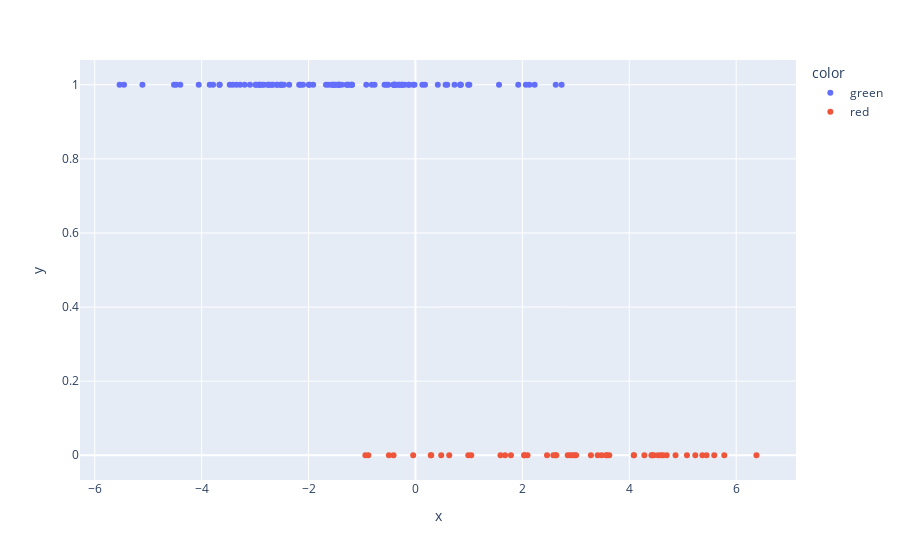

Notebook cell for this chart:
### Code cell
px.scatter(x=x, y=y, color=list(map(set_color, y)))

### Figure 1 — Plotly figure (JSON) as saved in the notebook; plotly's stock layout.template omitted (floating-point values rounded to 4 significant figures)
{"data": [{"hovertemplate": "color=green<br>x=%{x}<br>y=%{y}<extra></extra>", "legendgroup": "green", "marker": {"color": "#636efa", "symbol": "circle"}, "mode": "markers", "name": "green", "orientation": "v", "showlegend": true, "type": "scatter", "x": [-1.204, -0.3658, 0.1786, -4.054, -1.513, -0.9197, -0.5783, -2.591, -0.2522, -2.901, -3.474, -1.29, -3.096, -2.175, -1.445, -0.3972, -2.926, -5.107, -3.28, -1.913, -1.424, -1.674, -0.1997, 0.1295, -1.529, -1.189, -1.435, -5.535, -2.689, 2.132, 0.5938, -0.7653, -1.428, -1.377, -0.3065, -0.3909, -2.522, -2.151, 2.23, -1.995, -2.991, -0.5085, -2.745, -2.52, -1.632, -3.848, -3.416, 2.734, -1.485, -1.185, -1.547, 0.7313, -5.451, -0.5426, -4.516, -3.195, -2.836, -3.348, -0.3839, -0.238, -2.588, 0.4183, -2.768, -0.1245, -0.2624, -3.663, -2.921, 2.624, 1.563, 0.8374, -0.04356, -3.665, -0.01759, -1.984, -2.86, -4.399, -2.104, -1.577, 0.8507, -4.477, -2.46, -0.4084, -1.265, -0.4099, -0.1244, 1.008, -0.8146, -2.362, -3.785, 2.066, -1.258, -0.3154, 0.9862, -2.98, -2.665, 0.5637, 1.923, 0.8372, -2.729, -2.494], "xaxis": "x", "y": [1, 1, 1, 1, 1, 1, 1, 1, 1, 1, 1, 1, 1, 1, 1, 1, 1, 1, 1, 1, 1, 1, 1, 1, 1, 1, 1, 1, 1, 1, 1, 1, 1, 1, 1, 1, 1, 1, 1, 1, 1, 1, 1, 1, 1, 1, 1, 1, 1, 1, 1, 1, 1, 1, 1, 1, 1, 1, 1, 1, 1, 1, 1, 1, 1, 1, 1, 1, 1, 1, 1, 1, 1, 1, 1, 1, 1, 1, 1, 1, 1, 1, 1, 1, 1, 1, 1, 1, 1, 1, 1, 1, 1, 1, 1, 1, 1, 1, 1, 1], "yaxis": "y"}, {"hovertemplate": "color=red<br>x=%{x}<br>y=%{y}<extra></extra>", "legendgroup": "red", "marker": {"color": "#EF553B", "symbol": "circle"}, "mode": "markers", "name": "red", "orientation": "v", "showlegend": true, "type": "scatter", "x": [-0.04212, 5.368, 1.677, -0.4095, 0.6322, 2.62, 1.044, 3.409, 3.626, 0.4824, 0.2955, 2.636, 5.777, 1.591, 2.98, 2.579, 5.59, 4.414, 2.462, 2.033, 4.538, 4.282, 2.097, 2.935, 4.459, 2.848, 4.43, 2.894, 1.787, 4.633, -0.8817, 5.079, 4.7, 2.037, 4.866, 3.481, 6.379, 4.086, 3.584, 5.236, 3.005, 5.446, 3.282, 0.9885, 0.2867, -0.9362, -0.4964, 4.085, 4.592, 3.565], "xaxis": "x", "y": [0, 0, 0, 0, 0, 0, 0, 0, 0, 0, 0, 0, 0, 0, 0, 0, 0, 0, 0, 0, 0, 0, 0, 0, 0, 0, 0, 0, 0, 0, 0, 0, 0, 0, 0, 0, 0, 0, 0, 0, 0, 0, 0, 0, 0, 0, 0, 0, 0, 0], "yaxis": "y"}], "layout": {"autosize": true, "legend": {"title": {"text": "color"}, "tracegroupgap": 0}, "margin": {"t": 60}, "xaxis": {"anchor": "y", "autorange": true, "domain": [0, 1], "range": [-6.229, 7.072], "title": {"text": "x"}, "type": "linear"}, "yaxis": {"anchor": "x", "autorange": true, "domain": [0, 1], "range": [-0.07743, 1.077], "title": {"text": "y"}, "type": "linear"}}}
